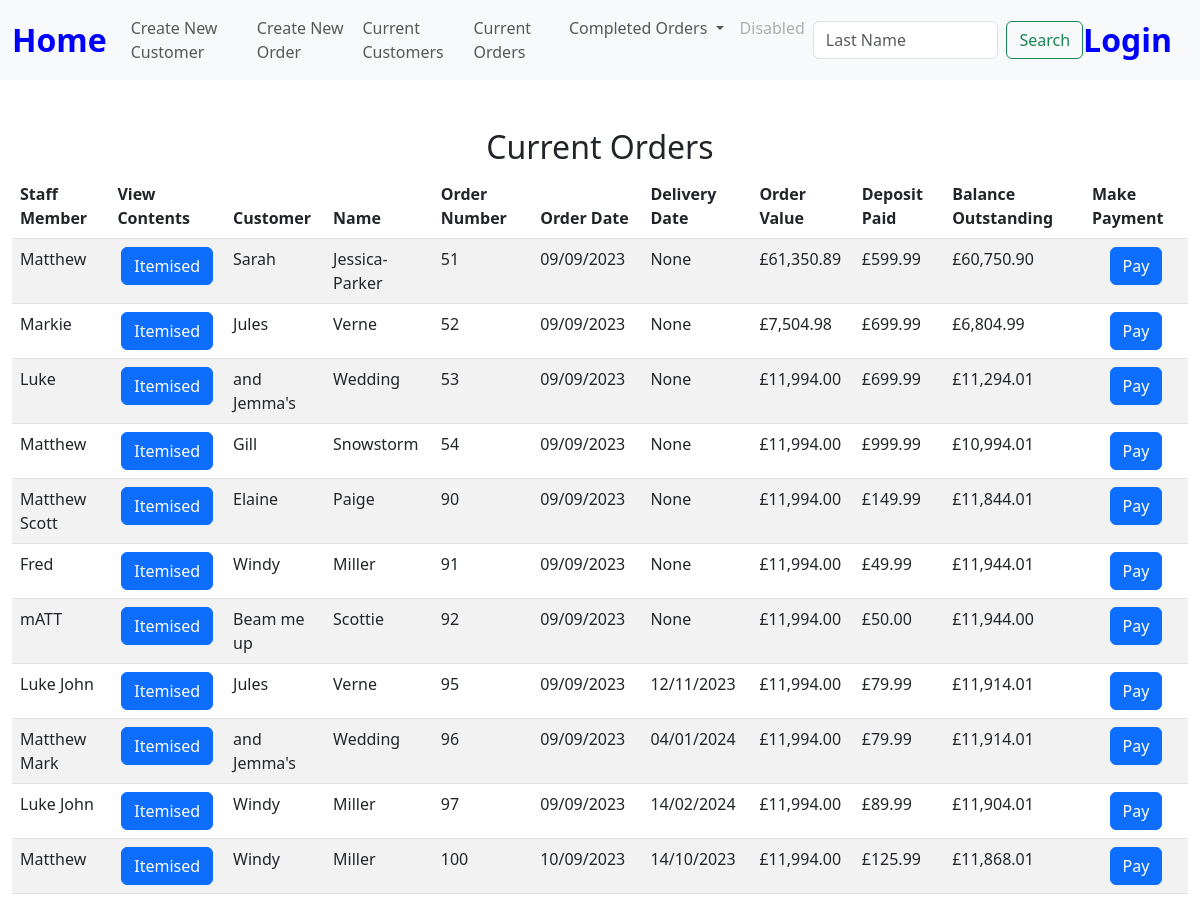
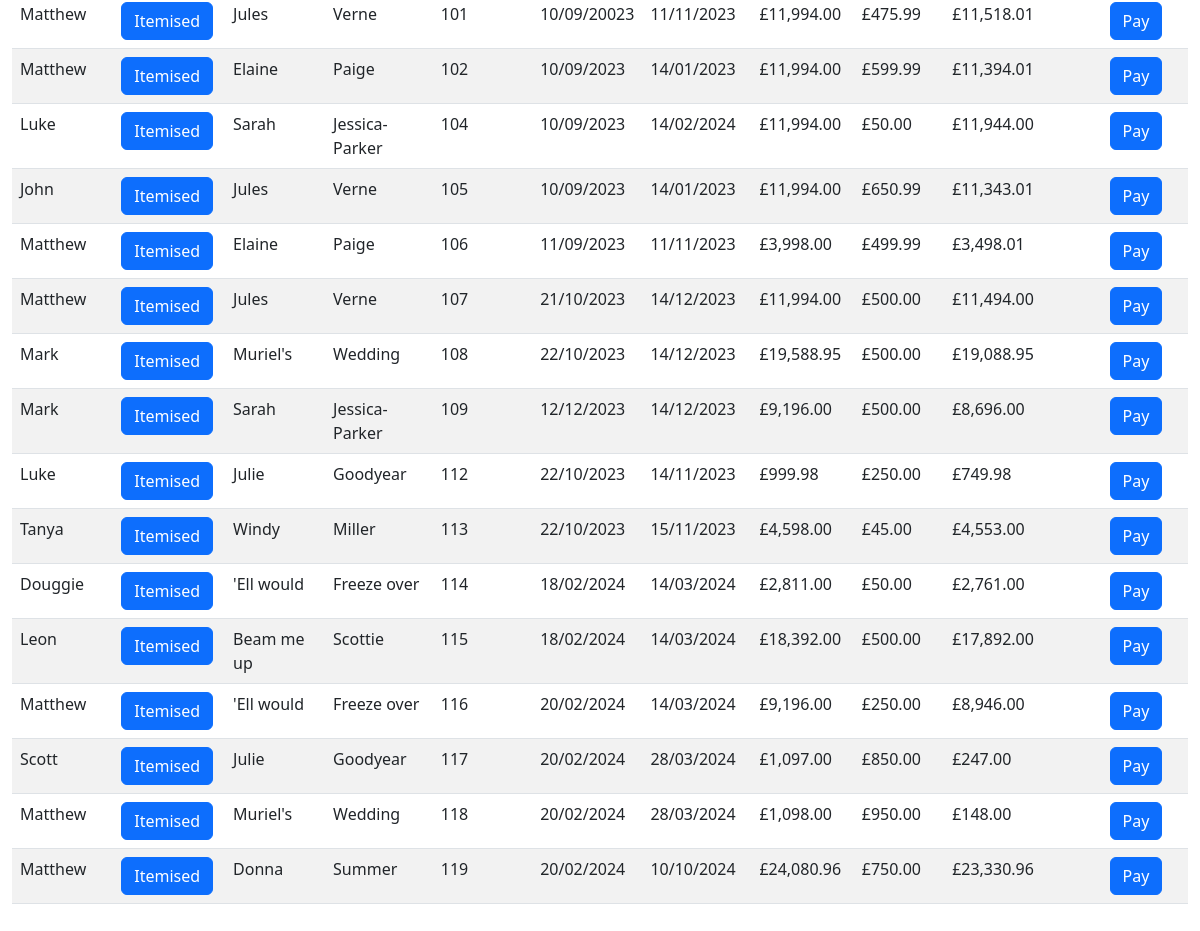
The page /open_orders on the database its author committed (2 pictures, top to bottom).
### tables this page shows
CREATE TABLE orders(order_id INTEGER PRIMARY KEY AUTOINCREMENT NOT NULL,  cust_id INTEGER, order_no INTEGER, item_id INTEGER, staff_member TEXT, order_date DATETIME, completion TEXT, delivery_date DATETIME, colour_finish TEXT, extra_details TEXT, selling_price DECIMAL, del_col_take TEXT , quantity INTEGER, balance DECIMAL, deposit DECIMAL, amount_paid DECIMAL);

### app.py (the view)
@app.route("/open_orders", methods=["GET", "POST"])
def open_orders():
    if request.method == "POST":
        order_no = request.form.get("order_no")
        current = db.execute("SELECT * FROM orders WHERE order_id = (?);", order_no)
        for row in current:
            customer_id = row["cust_id"]
            staff_member = row["staff_member"]
            order_date = row["order_date"]
            item_id = row["item_id"]
        db.execute("INSERT INTO current_order(cust_id, staff_member, order_date, item_id, order_number) VALUES (?, ?, ?, ?, ?);", customer_id,  staff_member, order_date, item_id, order_no)
        return render_template("stock_list.html", order_no = order_no)
    else:
        ord_detail = db.execute("select orders.staff_member, orders.cust_id, first_name, last_name, order_id,orders.order_date, orders.deposit, completion, orders.delivery_date, balance, total_cost from orders JOIN customers on orders.cust_id = customers.id JOIN current_order ON current_order.order_number = orders.order_id GROUP BY order_id;")
        return render_template("open_orders.html", ord_detail = ord_detail)

### app.py (called while the page is built)
@app.after_request
def after_request(response):
    response.headers["Cache-Control"] = "no-cache, no-store, must-revalidate"
    response.headers["Expires"] = 0
    response.headers["Pragma"] = "no-cache"
    return response

### extras.py (called while the page is built)
def GBP(value):
    return f"£{value:,.2f}"

### templates/open_orders.html (shortened to what this page needs)
{% extends "layout.html" %}
{% block main %}
<div class="section">
    <h2>Current Orders</h2>
    <table class="table table-striped">
        <thead>
            <tr>
                <th class="text-start">Staff Member</th>
                <th class="text-start">View Contents</th>
                <th class="text-start">Customer</th>
                <th class="text-start">Name</th>
                <th class="text-start">Order Number</th>
                <th class="text-start">Order Date</th>
                <th class="text-start">Delivery Date</th>
                <th class="text-start">Order Value</th>
                <th class="text-start">Deposit Paid</th>
                <th class="text-start">Balance Outstanding</th>
                <th class="text-start"> Make Payment</th>
            </tr>
    </thead>
        <tbody>
            {% for row in ord_detail %}
            <tr>
                <td class="text-start">{{ row["staff_member"] }}</td>
                <form action="/show_content" method="POST">
                    <td><input type="hidden" name="order_no" VALUE="{{ row['order_id'] }}"><button class="btn btn-primary" type="submit">Itemised</button></td>
                </form>
                <td class="text-start">{{ row["first_name"] }}</td>
                <td class="text-start">{{ row["last_name"] }}</td>
                <td class="text-start">{{ row["order_id"] }}</td>
                <td class="text-start">{{ row["order_date"] }}</td>
                <td class="text-start">{{ row["delivery_date"] }}</td>
                <td class="text-start">{{ row["total_cost"] |GBP }}</td>
                <td class="text-start">{{ row["deposit"] |GBP }}</td>
                <td class="text-start">{{ (row["total_cost"] - row["deposit"]) |GBP }}</td>
                <form action="/pay" method="POST">
                    <td><input type="hidden" name="order_no" VALUE="{{ row['order_id'] }}"><button class="btn btn-primary" type="submit">Pay</button></td>
                </form>
                </tr>
            {% endfor %}
        </tbody>
    </table>
</div>
{% endblock %}

### templates/layout.html (shortened to what this page needs)
<!doctype html>
<html lang="en">
  <head>
    <link href="https://cdn.jsdelivr.net/npm/bootstrap@5.3.0/dist/css/bootstrap.min.css" rel="stylesheet">
    <link href="/static/styles.css" rel="stylesheet">
  </head>
  <body>
        <nav class="navbar navbar-expand-lg bg-body-tertiary">
        <div class="container-fluid">
          <a class="navbar-brand" href="/home">Home</a>
            <div class="collapse navbar-collapse" id="navbarSupportedContent">
                <ul class="navbar-nav me-auto mb-2 mb-lg-0">
                  <li class="nav-item">
                    <li class="nav-item"><a class="nav-link" href="/new_customer">Create New Customer</a></li>
                    <li class="nav-item"><a class="nav-link" href="/choose_customer">Create New Order</a></li>
                </li>
                <li class="nav-item">
                  <li class="nav-item"><a class="nav-link" href="/list_of_customers">Current Customers</a></li>
                  <a class="nav-link" href="/open_orders">Current Orders</a>
                </li>
                <li class="nav-item dropdown">
                    <a class="nav-link dropdown-toggle" href="#" role="button" data-bs-toggle="dropdown" aria-expanded="false">
                    Completed Orders
                    </a>
                </li>
                <li class="nav-item">
                    <a class="nav-link disabled">Disabled</a>
                </li>
                </ul>
                <form class="d-flex" role="search">
                <input class="form-control me-2" type="search" placeholder="Last Name" aria-label="Search">
                <button class="btn btn-outline-success" type="submit">Search</button>
                </form>
            </div>
            <a class="navbar-brand" href="/">Login</a>
            </div>
        </nav>
      <main class="container-fluid py-5 text-center">
        {% block main %}{% endblock %}
      </main>
  </body>

### static/styles.css (style rules this page uses)
nav .navbar-brand { font-size: xx-large; color: #0000ff; font-weight: bold; }

### rows shown on the page
orders: staff_member "Matthew", first_name "Sarah", last_name "Jessica-Parker", order_id "51", order_date "09/09/2023", delivery_date "None", total_cost|GBP "£61,350.89", deposit|GBP "£599.99", (row['total_cost']-row['deposit'])|GBP "£60,750.90"
orders: staff_member "Markie", first_name "Jules", last_name "Verne", order_id "52", order_date "09/09/2023", delivery_date "None", total_cost|GBP "£7,504.98", deposit|GBP "£699.99", (row['total_cost']-row['deposit'])|GBP "£6,804.99"
orders: staff_member "Luke", first_name "and Jemma's", last_name "Wedding", order_id "53", order_date "09/09/2023", delivery_date "None", total_cost|GBP "£11,994.00", deposit|GBP "£699.99", (row['total_cost']-row['deposit'])|GBP "£11,294.01"
orders: staff_member "Matthew", first_name "Gill", last_name "Snowstorm", order_id "54", order_date "09/09/2023", delivery_date "None", total_cost|GBP "£11,994.00", deposit|GBP "£999.99", (row['total_cost']-row['deposit'])|GBP "£10,994.01"
orders: staff_member "Matthew Scott", first_name "Elaine", last_name "Paige", order_id "90", order_date "09/09/2023", delivery_date "None", total_cost|GBP "£11,994.00", deposit|GBP "£149.99", (row['total_cost']-row['deposit'])|GBP "£11,844.01"
orders: staff_member "Fred", first_name "Windy", last_name "Miller", order_id "91", order_date "09/09/2023", delivery_date "None", total_cost|GBP "£11,994.00", deposit|GBP "£49.99", (row['total_cost']-row['deposit'])|GBP "£11,944.01"
orders: staff_member "mATT", first_name "Beam me up", last_name "Scottie", order_id "92", order_date "09/09/2023", delivery_date "None", total_cost|GBP "£11,994.00", deposit|GBP "£50.00", (row['total_cost']-row['deposit'])|GBP "£11,944.00"
orders: staff_member "Luke John", first_name "Jules", last_name "Verne", order_id "95", order_date "09/09/2023", delivery_date "12/11/2023", total_cost|GBP "£11,994.00", deposit|GBP "£79.99", (row['total_cost']-row['deposit'])|GBP "£11,914.01"
orders: staff_member "Matthew Mark", first_name "and Jemma's", last_name "Wedding", order_id "96", order_date "09/09/2023", delivery_date "04/01/2024", total_cost|GBP "£11,994.00", deposit|GBP "£79.99", (row['total_cost']-row['deposit'])|GBP "£11,914.01"
orders: staff_member "Luke John", first_name "Windy", last_name "Miller", order_id "97", order_date "09/09/2023", delivery_date "14/02/2024", total_cost|GBP "£11,994.00", deposit|GBP "£89.99", (row['total_cost']-row['deposit'])|GBP "£11,904.01"
orders: staff_member "Matthew", first_name "Windy", last_name "Miller", order_id "100", order_date "10/09/2023", delivery_date "14/10/2023", total_cost|GBP "£11,994.00", deposit|GBP "£125.99", (row['total_cost']-row['deposit'])|GBP "£11,868.01"
orders: staff_member "Matthew", first_name "Jules", last_name "Verne", order_id "101", order_date "10/09/20023", delivery_date "11/11/2023", total_cost|GBP "£11,994.00", deposit|GBP "£475.99", (row['total_cost']-row['deposit'])|GBP "£11,518.01"
orders: staff_member "Matthew", first_name "Elaine", last_name "Paige", order_id "102", order_date "10/09/2023", delivery_date "14/01/2023", total_cost|GBP "£11,994.00", deposit|GBP "£599.99", (row['total_cost']-row['deposit'])|GBP "£11,394.01"
orders: staff_member "Luke", first_name "Sarah", last_name "Jessica-Parker", order_id "104", order_date "10/09/2023", delivery_date "14/02/2024", total_cost|GBP "£11,994.00", deposit|GBP "£50.00", (row['total_cost']-row['deposit'])|GBP "£11,944.00"
orders: staff_member "John", first_name "Jules", last_name "Verne", order_id "105", order_date "10/09/2023", delivery_date "14/01/2023", total_cost|GBP "£11,994.00", deposit|GBP "£650.99", (row['total_cost']-row['deposit'])|GBP "£11,343.01"
orders: staff_member "Matthew", first_name "Elaine", last_name "Paige", order_id "106", order_date "11/09/2023", delivery_date "11/11/2023", total_cost|GBP "£3,998.00", deposit|GBP "£499.99", (row['total_cost']-row['deposit'])|GBP "£3,498.01"
orders: staff_member "Matthew", first_name "Jules", last_name "Verne", order_id "107", order_date "21/10/2023", delivery_date "14/12/2023", total_cost|GBP "£11,994.00", deposit|GBP "£500.00", (row['total_cost']-row['deposit'])|GBP "£11,494.00"
orders: staff_member "Mark", first_name "Muriel's", last_name "Wedding", order_id "108", order_date "22/10/2023", delivery_date "14/12/2023", total_cost|GBP "£19,588.95", deposit|GBP "£500.00", (row['total_cost']-row['deposit'])|GBP "£19,088.95"
orders: staff_member "Mark", first_name "Sarah", last_name "Jessica-Parker", order_id "109", order_date "12/12/2023", delivery_date "14/12/2023", total_cost|GBP "£9,196.00", deposit|GBP "£500.00", (row['total_cost']-row['deposit'])|GBP "£8,696.00"
orders: staff_member "Luke", first_name "Julie", last_name "Goodyear", order_id "112", order_date "22/10/2023", delivery_date "14/11/2023", total_cost|GBP "£999.98", deposit|GBP "£250.00", (row['total_cost']-row['deposit'])|GBP "£749.98"
orders: staff_member "Tanya", first_name "Windy", last_name "Miller", order_id "113", order_date "22/10/2023", delivery_date "15/11/2023", total_cost|GBP "£4,598.00", deposit|GBP "£45.00", (row['total_cost']-row['deposit'])|GBP "£4,553.00"
orders: staff_member "Douggie", first_name "'Ell would", last_name "Freeze over", order_id "114", order_date "18/02/2024", delivery_date "14/03/2024", total_cost|GBP "£2,811.00", deposit|GBP "£50.00", (row['total_cost']-row['deposit'])|GBP "£2,761.00"
orders: staff_member "Leon", first_name "Beam me up", last_name "Scottie", order_id "115", order_date "18/02/2024", delivery_date "14/03/2024", total_cost|GBP "£18,392.00", deposit|GBP "£500.00", (row['total_cost']-row['deposit'])|GBP "£17,892.00"
orders: staff_member "Matthew", first_name "'Ell would", last_name "Freeze over", order_id "116", order_date "20/02/2024", delivery_date "14/03/2024", total_cost|GBP "£9,196.00", deposit|GBP "£250.00", (row['total_cost']-row['deposit'])|GBP "£8,946.00"
orders: staff_member "Scott", first_name "Julie", last_name "Goodyear", order_id "117", order_date "20/02/2024", delivery_date "28/03/2024", total_cost|GBP "£1,097.00", deposit|GBP "£850.00", (row['total_cost']-row['deposit'])|GBP "£247.00"
orders: staff_member "Matthew", first_name "Muriel's", last_name "Wedding", order_id "118", order_date "20/02/2024", delivery_date "28/03/2024", total_cost|GBP "£1,098.00", deposit|GBP "£950.00", (row['total_cost']-row['deposit'])|GBP "£148.00"
orders: staff_member "Matthew", first_name "Donna", last_name "Summer", order_id "119", order_date "20/02/2024", delivery_date "10/10/2024", total_cost|GBP "£24,080.96", deposit|GBP "£750.00", (row['total_cost']-row['deposit'])|GBP "£23,330.96"
